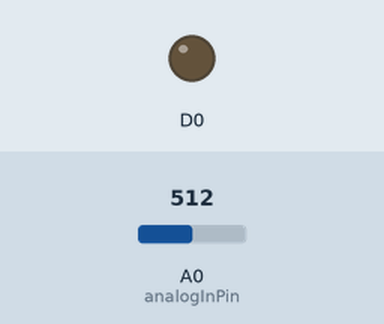
Simulated run of this sketch. Board: ESP8266 (NodeMCU). Shown: output pins drawn as LEDs (lit = HIGH). The test bench sets the inputs (shaded band); at power-on: A0 (analogInPin) = 512. What the sketch prints to the serial monitor is not drawn.

Above: at 1.2 s.
1.3 s: A0 (analogInPin) set to 23
3.0 s: A0 (analogInPin) set to 18
At 3.8 s:
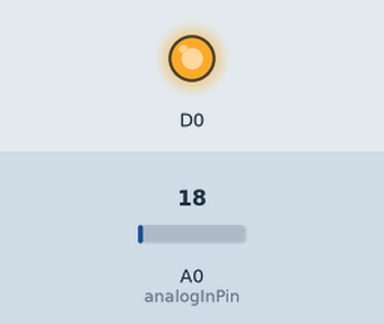
Timing chart, 0 to 6.0 s (numbered marks = the images above; inputs shaded):
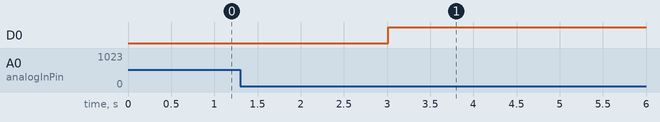

Measured:
- the behaviour switches between 21 and 20 on A0 (analogInPin) (found by bisection; images 0 and 1)
- after the input at 1.3 s, every drawn part: stays the same
- after the input at 3.0 s, D0: LOW → HIGH at once

The sketch:

water_level.ino
```cpp
#define LED D0            // Led in NodeMCU at pin GPIO16 (D0).

const int analogInPin = A0;
 int c=3;
int sensorValue = 0;

void setup() {
   pinMode(D0, OUTPUT);

 Serial.begin(9600);
}

void loop() {
 sensorValue = analogRead(analogInPin);

 Serial.print("Sensor = " );
 Serial.print(sensorValue);
// Serial.print(sensorValue*100/1024);
// Serial.println("%");
 if((sensorValue > 20)) {
  digitalWrite(D0, LOW);
   }else
  {
   digitalWrite(D0, HIGH);
 Serial.print("hjb");
 delay(1000);
  }}
```
